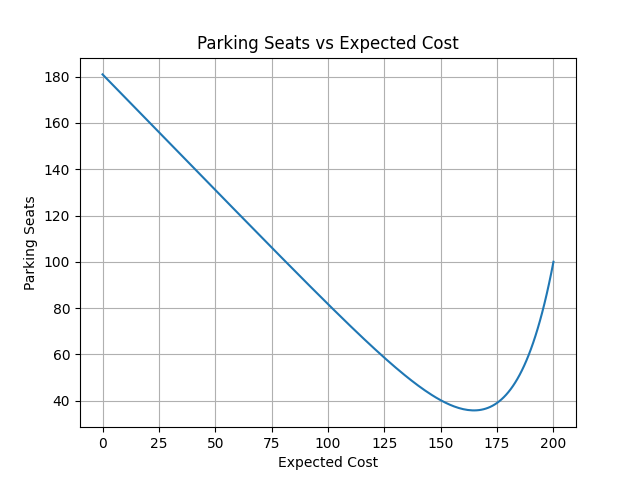

Here is the Python script that generated this plot:
import matplotlib.pyplot as plt

N = 200
C = 100


def c(k):
    return N - k


def p(k):
    return 0.05


res = [0] * (N+1)

res[N] = C

for k in range(N-1, -1, -1):
    res[k] = p(k) * c(k) + (1-p(k)) * res[k+1]


# Print the seat number with the minimum expected cost
print('Seat:', res.index(min(res))+1, ' Ecpected Cost:', min(res))

plt.figure()
plt.plot(range(N+1), res)
plt.xlabel('Expected Cost')
plt.ylabel('Parking Seats')
plt.title('Parking Seats vs Expected Cost')
plt.grid()
plt.savefig('exercise3.png')

